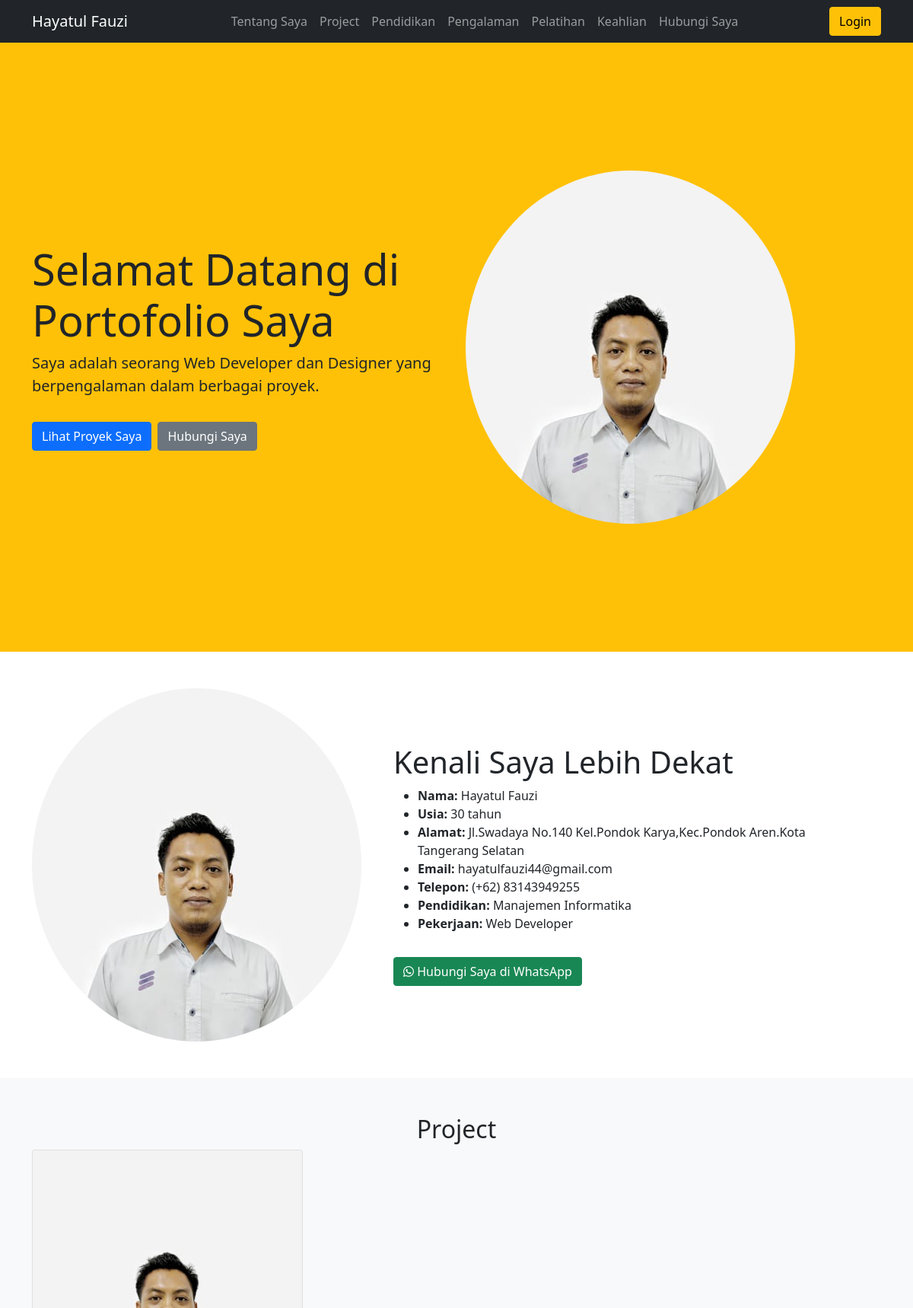
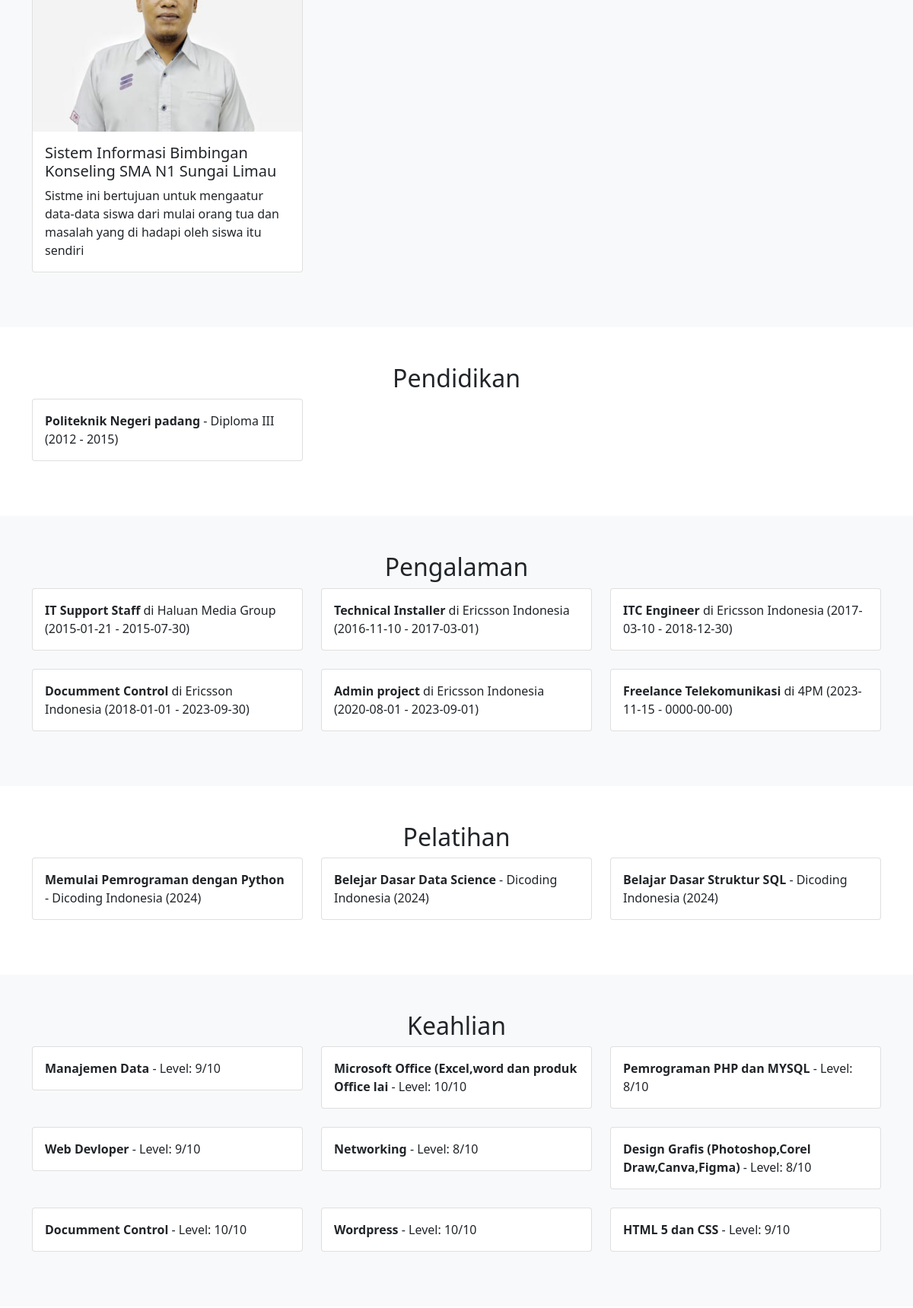
The page / (upper part) on the database its author committed (2 pictures, top to bottom).
### tables this page shows
CREATE TABLE `projects` (
  `id` int(11) NOT NULL,
  `project_name` varchar(100) NOT NULL,
  `description` text NOT NULL,
  `url` varchar(255) DEFAULT NULL,
  `image` varchar(255) DEFAULT NULL,
  `created_at` timestamp NOT NULL DEFAULT current_timestamp()
);

CREATE TABLE `educations` (
  `id` int(11) NOT NULL,
  `institution` varchar(100) NOT NULL,
  `degree` varchar(50) NOT NULL,
  `start_year` year(4) NOT NULL,
  `end_year` year(4) DEFAULT NULL,
  `description` text DEFAULT NULL
);

CREATE TABLE `experiences` (
  `id` int(11) NOT NULL,
  `position` varchar(100) NOT NULL,
  `company` varchar(100) NOT NULL,
  `start_date` date NOT NULL,
  `end_date` date DEFAULT NULL,
  `description` text NOT NULL
);

CREATE TABLE `trainings` (
  `id` int(11) NOT NULL,
  `title` varchar(100) NOT NULL,
  `organization` varchar(100) NOT NULL,
  `year` year(4) NOT NULL,
  `description` text DEFAULT NULL
);

CREATE TABLE `skills` (
  `id` int(11) NOT NULL,
  `skill_name` varchar(50) NOT NULL,
  `level` int(11) DEFAULT NULL
);

### index.php (the view, shortened to what this page needs)
<?php
include 'includes/database.php';
$projects = $koneksi->query("SELECT * FROM projects");
$educations = $koneksi->query("SELECT * FROM educations");
$experiences = $koneksi->query("SELECT * FROM experiences");
$trainings = $koneksi->query("SELECT * FROM trainings");
$skills = $koneksi->query("SELECT * FROM skills");
?>
<!DOCTYPE html>
<html lang="en">
<head>
    <link href="https://cdn.jsdelivr.net/npm/bootstrap@5.1.3/dist/css/bootstrap.min.css" rel="stylesheet">
    <link href="assets/css/style.css" rel="stylesheet">
    <link rel="stylesheet" href="https://cdnjs.cloudflare.com/ajax/libs/font-awesome/6.0.0-beta3/css/all.min.css">
</head>
<body>
    <nav class="navbar navbar-expand-lg navbar-dark bg-dark sticky-top">
        <div class="container">
            <a class="navbar-brand" href="index.php">Hayatul Fauzi</a>
            <div class="collapse navbar-collapse" id="navbarNav">
                <ul class="navbar-nav ms-auto">
                    <li class="nav-item"><a class="nav-link" href="#about">Tentang Saya</a></li>
                    <li class="nav-item"><a class="nav-link" href="#projects">Project</a></li>
                    <li class="nav-item"><a class="nav-link" href="#education">Pendidikan</a></li>
                    <li class="nav-item"><a class="nav-link" href="#experience">Pengalaman</a></li>
                    <li class="nav-item"><a class="nav-link" href="#training">Pelatihan</a></li>
                    <li class="nav-item"><a class="nav-link" href="#skills">Keahlian</a></li>
                    <li class="nav-item"><a class="nav-link" href="#contact">Hubungi Saya</a></li>
                </ul>
                <a href="login.php" class="btn btn-warning ms-auto">Login</a>
            </div>
        </div>
    </nav>
    <section id="home" class="d-flex align-items-center bg-warning py-5" style="min-height: 100vh;">
    <div class="container text-start d-flex flex-column justify-content-center align-items-center">
        <div class="row">
            <div class="col-md-6 d-flex flex-column justify-content-center align-items-start">
                <h1 class="display-4">Selamat Datang di Portofolio Saya</h1>
                <p class="lead">Saya adalah seorang Web Developer dan Designer yang berpengalaman dalam berbagai proyek.</p>
                <div class="d-flex gap-2 mt-3">
                    <a href="#projects" class="btn btn-primary">Lihat Proyek Saya</a>
                    <a href="#contact" class="btn btn-secondary">Hubungi Saya</a>
                </div>
            </div>
            <div class="col-md-6 mt-4 mt-md-0">
                <img src="assets/img/photo ku.jpg" alt="Hero Image" class="rounded-circle" style="max-width: 500px;">
            </div>
        </div>
    </div>
</section>
<section id="about" class="py-5">
    <div class="container">
        <div class="row">
            <div class="col-md-5">
                <img src="assets/img/photo ku.jpg" alt="Tentang Saya" class="img-fluid rounded-circle">
            </div>
            <div class="col-md-6 d-flex flex-column justify-content-center">
            <div class="biodata">
    <h1>Kenali Saya Lebih Dekat</h1>
    <ul>
        <li><strong>Nama:</strong> Hayatul Fauzi</li>
        <li><strong>Usia:</strong> 30 tahun</li>
        <li><strong>Alamat:</strong> Jl.Swadaya No.140 Kel.Pondok Karya,Kec.Pondok Aren.Kota Tangerang Selatan</li>
        <li><strong>Email:</strong> hayatulfauzi44@gmail.com</li>
        <li><strong>Telepon:</strong> (+62) 83143949255</li>
        <li><strong>Pendidikan:</strong> Manajemen Informatika</li>
        <li><strong>Pekerjaan:</strong> Web Developer</li>
    </ul>
</div>
                <div class="mt-3">
                    <a href="https://wa.me/6283143949255" class="btn btn-success">
                        <i class="fab fa-whatsapp"></i> Hubungi Saya di WhatsApp
                    </a>
                </div>
            </div>
        </div>
    </div>
</section>
<section id="projects" class="py-5 bg-light">
    <div class="container">
        <h2 class="text-center">Project</h2>
        <div class="row">
            <?php while ($project = $projects->fetch_assoc()): ?>
                <div class="col-md-4 mb-4">
                    <div class="card">
                        <img src="admin/uploads/<?= $project['image'] ?>" class="card-img-top" alt="<?= $project['project_name'] ?>">
                        <div class="card-body">
                            <h5 class="card-title"><?= $project['project_name'] ?></h5>
                            <p class="card-text"><?= $project['description'] ?></p>
                        </div>
                    </div>
                </div>
            <?php endwhile; ?>
        </div>
    </div>
</section>
    <section id="education" class="py-5">
        <div class="container">
            <h2 class="text-center">Pendidikan</h2>
            <div class="row">
                <?php while ($education = $educations->fetch_assoc()): ?>
                    <div class="col-md-4 mb-4">
                        <div class="card">
                            <div class="card-body">
                                <strong><?= $education['institution'] ?></strong> - <?= $education['degree'] ?> (<?= $education['start_year'] ?> - <?= $education['end_year'] ?>)
                            </div>
                        </div>
                    </div>
                <?php endwhile; ?>
            </div>
        </div>
    </section>
    <section id="experience" class="py-5 bg-light">
        <div class="container">
            <h2 class="text-center">Pengalaman</h2>
            <div class="row">
                <?php while ($experience = $experiences->fetch_assoc()): ?>
                    <div class="col-md-4 mb-4">
                        <div class="card">
                            <div class="card-body">
                                <strong><?= $experience['position'] ?></strong> di <?= $experience['company'] ?> (<?= $experience['start_date'] ?> - <?= $experience['end_date'] ?>)
                            </div>
                        </div>
                    </div>
                <?php endwhile; ?>
            </div>
        </div>
    </section>
    <section id="training" class="py-5">
        <div class="container">
            <h2 class="text-center">Pelatihan</h2>
            <div class="row">
                <?php while ($training = $trainings->fetch_assoc()): ?>
                    <div class="col-md-4 mb-4">
                        <div class="card">
                            <div class="card-body">
                                <strong><?= $training['title'] ?></strong> - <?= $training['organization'] ?> (<?= $training['year'] ?>)
                            </div>
                        </div>
                    </div>
                <?php endwhile; ?>
            </div>
        </div>
    </section>
    <section id="skills" class="py-5 bg-light">
        <div class="container">
            <h2 class="text-center">Keahlian</h2>
            <div class="row">
                <?php while ($skill = $skills->fetch_assoc()): ?>
                    <div class="col-md-4 mb-4">
                        <div class="card">
                            <div class="card-body">
                                <strong><?= $skill['skill_name'] ?></strong> - Level: <?= $skill['level'] ?>/10
                            </div>
                        </div>
                    </div>
                <?php endwhile; ?>
            </div>
        </div>
    </section>
</body>
</html>

### rows shown on the page
projects: image (picture), project_name "Sistem Informasi Bimbingan Konseling SMA N1 Sungai Limau", description "Sistme ini bertujuan untuk mengaatur data-data siswa dari mulai orang tua dan masalah yang di hadapi oleh siswa itu sendiri"
educations: institution "Politeknik Negeri padang", degree "Diploma III", start_year "2012", end_year "2015"
experiences: position "IT Support Staff", company "Haluan Media Group", start_date "2015-01-21", end_date "2015-07-30"
experiences: position "Technical Installer", company "Ericsson Indonesia", start_date "2016-11-10", end_date "2017-03-01"
experiences: position "ITC Engineer", company "Ericsson Indonesia", start_date "2017-03-10", end_date "2018-12-30"
experiences: position "Documment Control", company "Ericsson Indonesia", start_date "2018-01-01", end_date "2023-09-30"
experiences: position "Admin project", company "Ericsson Indonesia", start_date "2020-08-01", end_date "2023-09-01"
experiences: position "Freelance Telekomunikasi", company "4PM", start_date "2023-11-15", end_date "0000-00-00"
trainings: title "Memulai Pemrograman dengan Python", organization "Dicoding Indonesia", year "2024"
trainings: title "Belejar Dasar Data Science", organization "Dicoding Indonesia", year "2024"
trainings: title "Belajar Dasar Struktur SQL", organization "Dicoding Indonesia", year "2024"
skills: skill_name "Manajemen Data", level "9"
skills: skill_name "Microsoft Office (Excel,word dan produk Office lai", level "10"
skills: skill_name "Pemrograman PHP dan MYSQL", level "8"
skills: skill_name "Web Devloper", level "9"
skills: skill_name "Networking", level "8"
skills: skill_name "Design Grafis (Photoshop,Corel Draw,Canva,Figma)", level "8"
skills: skill_name "Documment Control", level "10"
skills: skill_name "Wordpress", level "10"
skills: skill_name "HTML 5 dan CSS", level "9"
